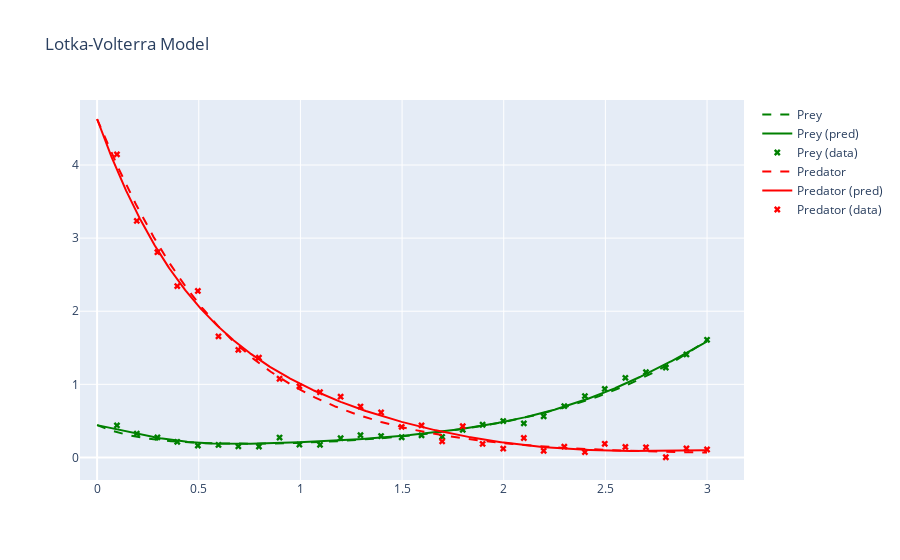
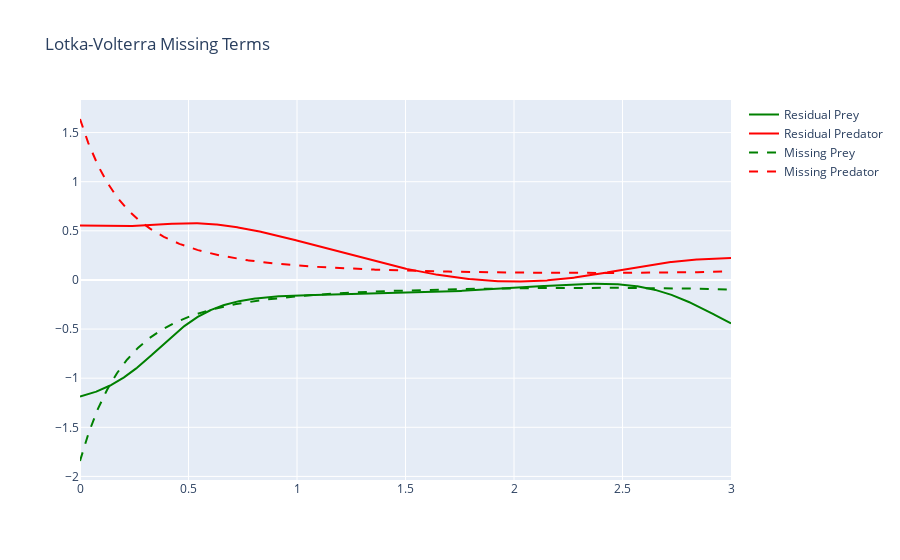

The cell these charts' notebook holds for them, in order:
### Code cell
plots = plotter(upinn.u, upinn.G)
plots["Solution"].show()
plots["Missing Terms"].show()

### Figure 1 — Plotly figure (JSON) as saved in the notebook; plotly's stock layout.template omitted (floating-point values rounded to 4 significant figures; data arrays with more than 128 entries replaced by an {"elided": "..."} marker saying what was removed)
{"data": [{"line": {"color": "green", "dash": "dash"}, "mode": "lines", "name": "Prey", "type": "scatter", "x": {"elided": "800 float values"}, "y": {"elided": "800 float values"}}, {"line": {"color": "green"}, "mode": "lines", "name": "Prey (pred)", "type": "scatter", "x": {"elided": "800 float values"}, "y": {"elided": "800 float values"}}, {"marker": {"color": "green", "symbol": "x"}, "mode": "markers", "name": "Prey (data)", "type": "scatter", "x": [0.09762, 0.1952, 0.2966, 0.3942, 0.4956, 0.597, 0.6946, 0.796, 0.8974, 0.995, 1.096, 1.198, 1.295, 1.397, 1.498, 1.596, 1.697, 1.798, 1.896, 1.997, 2.099, 2.196, 2.298, 2.399, 2.497, 2.598, 2.7, 2.797, 2.899, 3], "y": [0.4384, 0.3259, 0.2738, 0.2132, 0.1622, 0.1709, 0.1509, 0.1496, 0.2721, 0.1748, 0.173, 0.2636, 0.3039, 0.2922, 0.276, 0.3031, 0.2814, 0.3773, 0.4471, 0.4979, 0.4656, 0.5635, 0.7013, 0.8387, 0.9376, 1.089, 1.167, 1.228, 1.409, 1.609]}, {"line": {"color": "red", "dash": "dash"}, "mode": "lines", "name": "Predator", "type": "scatter", "x": {"elided": "800 float values"}, "y": {"elided": "800 float values"}}, {"line": {"color": "red"}, "mode": "lines", "name": "Predator (pred)", "type": "scatter", "x": {"elided": "800 float values"}, "y": {"elided": "800 float values"}}, {"marker": {"color": "red", "symbol": "x"}, "mode": "markers", "name": "Predator (data)", "type": "scatter", "x": [0.09762, 0.1952, 0.2966, 0.3942, 0.4956, 0.597, 0.6946, 0.796, 0.8974, 0.995, 1.096, 1.198, 1.295, 1.397, 1.498, 1.596, 1.697, 1.798, 1.896, 1.997, 2.099, 2.196, 2.298, 2.399, 2.497, 2.598, 2.7, 2.797, 2.899, 3], "y": [4.146, 3.236, 2.807, 2.344, 2.277, 1.656, 1.471, 1.364, 1.076, 0.9726, 0.8923, 0.8309, 0.6963, 0.6146, 0.4175, 0.4384, 0.2195, 0.4273, 0.1849, 0.1204, 0.2661, 0.09064, 0.1477, 0.07231, 0.1862, 0.1434, 0.1384, 0.00258, 0.1225, 0.1089]}], "layout": {"title": {"text": "Lotka-Volterra Model"}}}

### Figure 2 — Plotly figure (JSON) as saved in the notebook; plotly's stock layout.template omitted (floating-point values rounded to 4 significant figures; data arrays with more than 128 entries replaced by an {"elided": "..."} marker saying what was removed)
{"data": [{"line": {"color": "green"}, "mode": "lines", "name": "Residual Prey", "type": "scatter", "x": {"elided": "800 float values"}, "y": {"elided": "800 float values"}}, {"line": {"color": "red"}, "mode": "lines", "name": "Residual Predator", "type": "scatter", "x": {"elided": "800 float values"}, "y": {"elided": "800 float values"}}, {"line": {"color": "green", "dash": "dash"}, "mode": "lines", "name": "Missing Prey", "type": "scatter", "x": {"elided": "800 float values"}, "y": {"elided": "800 float values"}}, {"line": {"color": "red", "dash": "dash"}, "mode": "lines", "name": "Missing Predator", "type": "scatter", "x": {"elided": "800 float values"}, "y": {"elided": "800 float values"}}], "layout": {"title": {"text": "Lotka-Volterra Missing Terms"}}}
